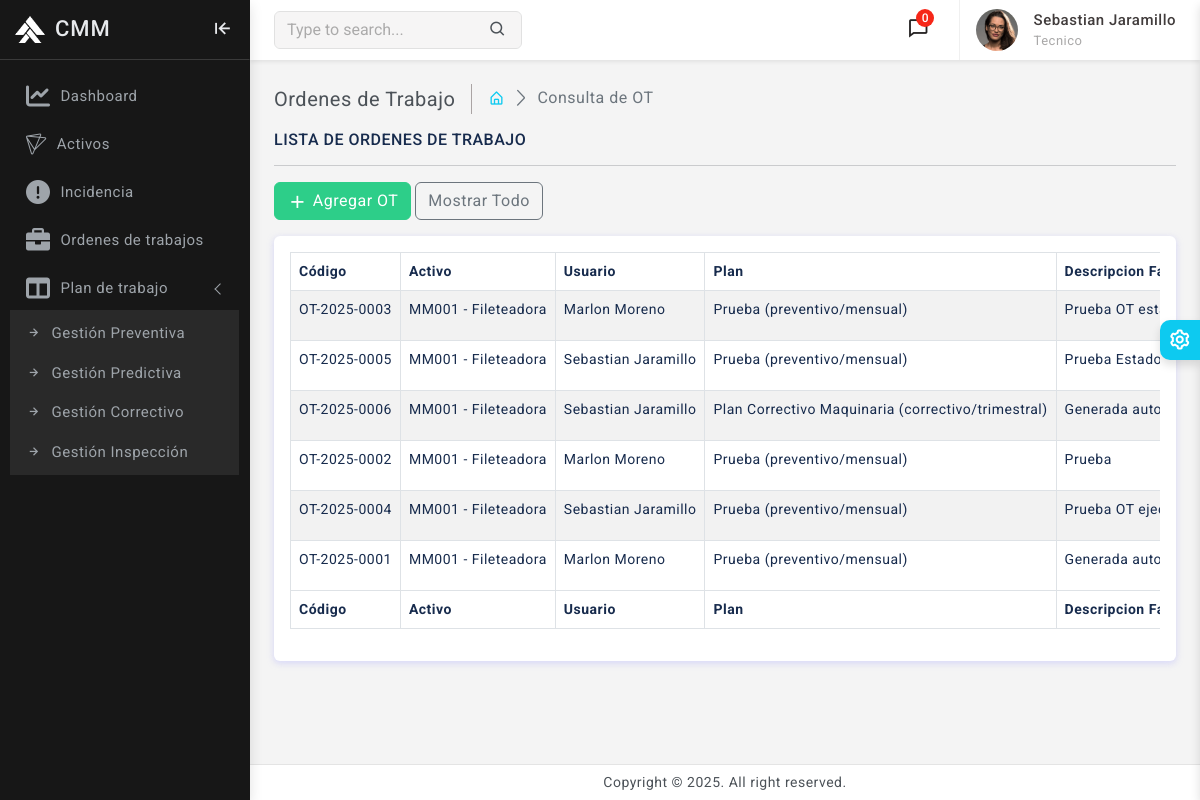
The app's page /ordenes/ (signed in) with its own data.
### usuarios/models.py (models this page shows, shortened)
class PerfilUsuario(models.Model):
    usuario     = models.OneToOneField(Usuario, on_delete=models.CASCADE)
    nombre      = models.CharField(max_length=50)
    apellido    = models.CharField(max_length=50)
    documento   = models.IntegerField(unique=True)
    telefono    = models.IntegerField(unique=True)
    cargo       = models.ForeignKey(Cargo, on_delete=models.CASCADE, related_name="Cargo")
    def full_name(self):
        return f'{self.nombre} {self.apellido}'

class Cargo(models.Model):
    CARGO_CHOICES = [
        ('Administrador', 'Administrador'),
        ('Supervisor', 'Supervisor'),
        ('Tecnico', 'Tecnico'),
    ]
    cargo  = models.CharField(max_length=50, choices=CARGO_CHOICES, default='Tecnico')
    def __str__(self):
        return self.cargo

class Usuario(AbstractBaseUser, PermissionsMixin):
    username                = models.CharField(max_length=50, unique=True)
    email                   = models.EmailField(max_length=100, unique=True)
    date_joined             = models.DateTimeField(auto_now_add=True)
    last_login              = models.DateTimeField(auto_now_add=True)
    is_staff                = models.BooleanField(default=False)
    is_active               = models.BooleanField(default=False)
    is_superuser            = models.BooleanField(default=False)
    USERNAME_FIELD = 'username'
    REQUIRED_FIELDS = ['email']
    objects = MyAccountManager()
    def __str__(self):
        return self.username

### orden_trabajo/models.py (models this page shows, shortened)
class OrdenTrabajo(models.Model):
    OT_ESTADO_CHOICES = [
        ('abierta', 'Abierta'),
        ('en_ejecucion', 'En ejecución'),
        ('cerrada', 'Cerrada'),
        ('bloqueada', 'Bloqueada'),
    ]
    codigo = models.CharField(max_length=50, unique=True)
    activo = models.ForeignKey(Activo, on_delete=models.PROTECT, related_name='activo_ordenes')
    plan = models.ForeignKey(PlanGestion, on_delete=models.SET_NULL, null=True, blank=True, related_name='plan_ordenes')
    usuario = models.ForeignKey(settings.AUTH_USER_MODEL, on_delete=models.SET_NULL, null=True, blank=True, related_name='ordenes_asignadas')
    fecha_inicio = models.DateField(default=timezone.now, blank=False)
    fecha_fin = models.DateField(null=True, blank=True)
    tiempo_intervencion = models.DurationField(null=True, blank=True)
    OT_estado = models.CharField(max_length=15, choices=OT_ESTADO_CHOICES, default='abierta', db_index=True)
    descripcion_falla = models.TextField()
    acciones = models.TextField(blank=True)
    recursos_usados = models.TextField(blank=True)  # materiales/herramientas/horas
    class Meta:
        verbose_name = 'Orden de trabajo'
        verbose_name_plural = 'Órdenes de trabajo'
        ordering = ['-fecha_inicio']
        indexes = [
            models.Index(fields=['OT_estado']),
            models.Index(fields=['activo', 'OT_estado']),
            models.Index(fields=['plan']),
        ]
        constraints = [
            models.CheckConstraint(
                check=models.Q(fecha_fin__gte=models.F('fecha_inicio')) | models.Q(fecha_fin__isnull=True), name='ck_wo_end_after_start'
            ),
        ]

### activos/models.py (models this page shows)
class Activo(models.Model):
    ESTADOS_OPERATIVOS_CHOICES = [
        ('operativo', 'Operativo'),
        ('inoperativo', 'Inoperativo'),
        ('mantenimiento', 'En mantenimiento'),
        ('retirado', 'Retirado'),
    ]
    codigo = models.CharField(max_length=50, unique=True, db_index=True)
    nombre = models.CharField(max_length=120)
    tipo = models.CharField(max_length=60, db_index=True)
    ubicacion = models.CharField(max_length=120, db_index=True)
    estado_operativo = models.CharField(max_length=20, choices=ESTADOS_OPERATIVOS_CHOICES, default='operativo', db_index=True)
    fecha_registro = models.DateTimeField(auto_now_add=True)
    class Meta:
        verbose_name = 'Activo'
        verbose_name_plural = 'Activos'
        indexes = [
            models.Index(fields=['tipo']),
            models.Index(fields=['ubicacion']),
            models.Index(fields=['estado_operativo']),
        ]
        constraints = [
            models.UniqueConstraint(fields=['codigo'], name='uq_activo_codigo'),
        ]
    def __str__(self):
        return f'{self.codigo} - {self.nombre}'

### plan_gestion/models.py (models this page shows)
class PlanGestion(models.Model):
    PLAN_TIPO_CHOICES = [
        ('preventivo', 'Preventivo'),
        ('predictivo', 'Predictivo'),
        ('correctivo', 'Correctivo'),
        ('inspeccion', 'Inspección'),
    ]
    FRECUENCIA_CHOICES = [
        ('diaria', 'Diaria'),
        ('semanal', 'Semanal'),
        ('mensual', 'Mensual'),
        ('trimestral', 'Trimestral'),
        ('semestral', 'Semestral'),
        ('anual', 'Anual'),
        ('ciclos', 'Por ciclos/uso'),
    ]
    PLAN_ESTADO_CHOICES = [
        ('habilitado', 'Habilitado'),
        ('deshabilitado', 'Deshabilitado'),
    ]
    activo = models.ForeignKey(Activo, on_delete=models.CASCADE, related_name="planes_activos")
    plan_nombre = models.CharField(max_length=120, unique=True, db_index=True)
    frecuencia = models.CharField(max_length=20, choices=FRECUENCIA_CHOICES, db_index=True)
    plan_tipo = models.CharField(max_length=20, choices=PLAN_TIPO_CHOICES, db_index=True)
    descripcion = models.TextField(blank=True)
    estado = models.CharField(max_length=20, choices=PLAN_ESTADO_CHOICES, default="habilitado")
    class Meta:
        verbose_name = 'Plan de gestión'
        verbose_name_plural = 'Planes de gestión'
        indexes = [
            models.Index(fields=['plan_tipo']),
            models.Index(fields=['frecuencia']),
        ]
    def __str__(self):
        return f'{self.plan_nombre} ({self.plan_tipo}/{self.frecuencia})'

### orden_trabajo/views.py (the view)
# urls.py: path('ordenes/', include('orden_trabajo.urls')),
@login_required(login_url = 'login')
def orden_trabajo(request):
    filtro = request.GET.get('filtro', 'activos')
    if filtro == 'activos':
        ordenes = OrdenTrabajo.objects.filter(OT_estado__in=['abierta', 'en_ejecucion'])
    else:
        ordenes = OrdenTrabajo.objects.all()
    context = {
        'ordenes': ordenes,
        'filtro': filtro,
    }
    return render(request, 'orden_trabajo/orden_trabajo.html', context)

### CMM/context_processors.py (called while the page is built)
def global_context(request):
    user = None
    perfil = None
    if request.user.is_authenticated:
        user = request.user
        perfil = PerfilUsuario.objects.filter(usuario=request.user).first()
    return {
        'perfil': perfil,
        'user': user,
    }

### templates/orden_trabajo/orden_trabajo.html (shortened to what this page needs)
{% extends 'base.html' %}
{% load static %}
{% block content %}
    <div class="page-wrapper">
        <div class="page-content">
            <div class="page-breadcrumb d-none d-sm-flex align-items-center mb-3">
                <div class="breadcrumb-title pe-3">Ordenes de Trabajo</div>
                <div class="ps-3">
                    <nav aria-label="breadcrumb">
                        <ol class="breadcrumb mb-0 p-0">
                            <li class="breadcrumb-item"><a href="{% url 'home' %}"><i class="bx bx-home-alt text-info"></i></a></li>
                            <li class="breadcrumb-item active" aria-current="page">Consulta de OT</li>
                        </ol>
                    </nav>
                </div>
            </div>
            <h6 class="mb-0 text-uppercase">Lista de Ordenes de Trabajo</h6>
            <hr />
            <div class="mb-3">
                <a href="{% url 'agregar_orden_trabajo' %}" class="btn btn-success">
                    <i class="bx bx-plus"></i> Agregar OT
                </a>
                {% if filtro == 'activos' %}
                    <a href="?filtro=all" class="btn btn-outline-secondary">
                        Mostrar Todo
                    </a>
                {% else %}
                    <a href="?filtro=activos" class="btn btn-outline-info">
                        Ocultar Ordenes Cerradas/Bloqueadas
                    </a>
                {% endif %}
            </div>
            <div class="card">
                <div class="card-body">
                    <div class="table-responsive">
                        <table class="table table-striped table-bordered">
                            <thead>
                                <tr>
                                    <th>Código</th>
                                    <th>Activo</th>
                                    <th>Usuario</th>
                                    <th>Plan</th>
                                    <th>Descripcion Falla</th>
                                </tr>
                            </thead>
                            <tbody>
                                {% if ordenes  %}
                                    {% for ot in ordenes %}
                                    <tr>
                                        <td>{{ ot.codigo }}</td>
                                        <td>{{ ot.activo }}</td>
                                        <td>{{ ot.usuario }}</td>
                                        <td>{{ ot.plan }}</td>
                                        <td>{{ ot.descripcion_falla }}</td>
                                    </tr>
                                    {% endfor %}
                                {% endif %}
                            </tbody>
                            <tfoot>
                                <tr>
                                    <th>Código</th>
                                    <th>Activo</th>
                                    <th>Usuario</th>
                                    <th>Plan</th>
                                    <th>Descripcion Falla</th>
                                </tr>
                            </tfoot>
                        </table>
                    </div>
                </div>
            </div>
        </div>
    </div>
{% endblock %}

### templates/includes/navbar.html (shortened to what this page needs)
{% load static %}
<header>
    <div class="topbar d-flex align-items-center">
        <nav class="navbar navbar-expand">
            <div class="search-bar flex-grow-1">
                <div class="position-relative search-bar-box">
                    <input type="text" class="form-control search-control" placeholder="Type to search..."> <span class="position-absolute top-50 search-show translate-middle-y"><i class='bx bx-search'></i></span>
                </div>
            </div>
            <div class="top-menu ms-auto">
                <ul class="navbar-nav align-items-center">
                    <li class="nav-item dropdown dropdown-large">
                        <a class="nav-link dropdown-toggle dropdown-toggle-nocaret position-relative" href="#" role="button" data-bs-toggle="dropdown" aria-expanded="false"> <span class="alert-count">0</span>
                            <i class='bx bx-comment'></i>
                        </a>
                    </li>
                </ul>
            </div>
            <div class="user-box dropdown">
                <a class="d-flex align-items-center nav-link dropdown-toggle dropdown-toggle-nocaret" href="#" role="button" data-bs-toggle="dropdown" aria-expanded="false">
                    <img src="{% static 'images/avatars/avatar-2.png' %}" class="user-img" alt="user avatar">
                    <div class="user-info ps-3">
                        <p class="user-name mb-0"> {{perfil.full_name}} </p>
                        <p class="designattion mb-0">{{perfil.cargo}}</p>
                    </div>
                </a>
            </div>
        </nav>
    </div>
</header>

### CMM/static/css/app.css (style rules this page uses)
body { font-size: 14px; color: #4c5258; letter-spacing: .5px; background-color: #f4f4f4; overflow-x: hidden; font-family: Roboto, sans-serif }
a { text-decoration: none }
.topbar { position: fixed; top: 0; left: 250px; right: 0; height: 60px; background: #fff; border-bottom: 1px solid rgb(228 228 228 / 0%); z-index: 10; box-shadow: 0 .125rem .25rem rgba(0, 0, 0, .075)!important }
.topbar .navbar { width: 100%; height: 60px; padding-left: 1.5rem; padding-right: 1.5rem; }
.page-wrapper { height: 100%; margin-top: 60px; margin-bottom: 30px; margin-left: 250px }
.page-content { padding: 1.5rem 1.5rem 0.7rem 1.5rem }
.breadcrumb-title { font-size: 20px; border-right: 1.5px solid #aaa4a4 }
.page-breadcrumb .breadcrumb li.breadcrumb-item { font-size: 16px }
.page-breadcrumb .breadcrumb-item+.breadcrumb-item::before { display: inline-block; padding-right: .5rem; color: #6c757d; font-family: LineIcons; content: "\ea5c" }
.btn i { vertical-align: middle; font-size: 1.3rem; margin-top: -1em; margin-bottom: -1em; }
input::placeholder { color: #000!important; opacity: .3!important }
.search-bar-box { width: 40% }
.search-control { background-color: #f6f5f5; border: 1px solid #e1e1e1; padding-right: 2.5rem }
.search-show { font-size: 18px; right: 15px }
.topbar .navbar .navbar-nav .nav-link { padding-right: .8rem; padding-left: .8rem; color: #252323; font-size: 22px }
.dropdown-toggle-nocaret:after { display: none }
.alert-count { position: absolute; top: 5px; left: 22px; width: 18px; height: 18px; display: flex; align-items: center; justify-content: center; border-radius: 50%; font-size: 12px; font-weight: 500; color: #fff; background: #f62718 }
.user-img { width: 42px; height: 42px; border-radius: 50%; border: 0 solid #e5e5e5; padding: 0; margin-left: 1rem; }
.user-info .user-name { font-size: 15px; font-weight: 500; color: #413c3c }
.user-info .designattion { font-size: 13px; color: #a9a8a8 }
.user-box { display: flex; align-items: center; height: 60px; border-left: 1px solid #f0f0f0; margin-left: 1rem }
.dropdown-large { position: relative }

### records on screen
PerfilUsuario: full_name "Sebastian Jaramillo", cargo "Tecnico"
OrdenTrabajo: codigo "OT-2025-0003", activo "MM001 - Fileteadora", usuario "Marlon Moreno", plan "Prueba (preventivo/mensual)", descripcion_falla "Prueba OT…"
OrdenTrabajo: codigo "OT-2025-0005", activo "MM001 - Fileteadora", usuario "Sebastian Jaramillo", plan "Prueba (preventivo/mensual)", descripcion_falla "Prueba…"
OrdenTrabajo: codigo "OT-2025-0006", activo "MM001 - Fileteadora", usuario "Sebastian Jaramillo", plan "Plan Correctivo Maquinaria (correctivo/trimestral)", descripcion_falla "Generada…"
OrdenTrabajo: codigo "OT-2025-0002", activo "MM001 - Fileteadora", usuario "Marlon Moreno", plan "Prueba (preventivo/mensual)", descripcion_falla "Prueba"
OrdenTrabajo: codigo "OT-2025-0004", activo "MM001 - Fileteadora", usuario "Sebastian Jaramillo", plan "Prueba (preventivo/mensual)", descripcion_falla "Prueba OT…"
OrdenTrabajo: codigo "OT-2025-0001", activo "MM001 - Fileteadora", usuario "Marlon Moreno", plan "Prueba (preventivo/mensual)", descripcion_falla "Generada…"
